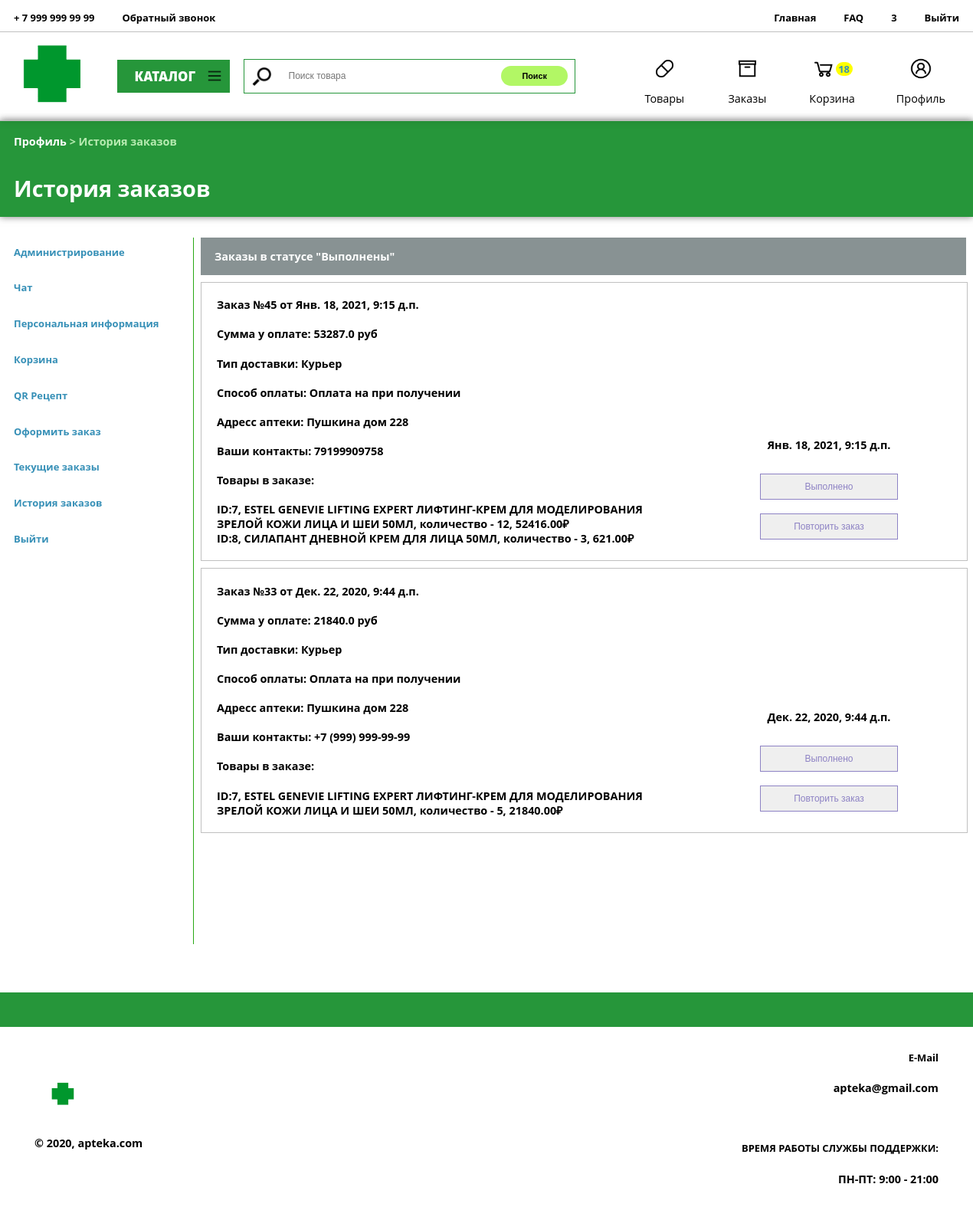
/accounts/profile/curret_history/ (signed in), run on the app's committed database.
### users/models.py (models this page shows, shortened)
class CreateNewOrder(models.Model):
    user = models.CharField(max_length=100, verbose_name='Логин')
    fio = models.CharField(blank=True,max_length=150, verbose_name='Ф.И.О')
    all_product_id_and_count = models.CharField(max_length=1000, verbose_name='Список товаров')
    all_product_id_and_count_dict = models.CharField(max_length=1000, verbose_name='Список товаров dict')
    sum_all = models.FloatField(verbose_name='Общая цена')
    method_of_obtaining = models.CharField(max_length=100, verbose_name='Метод доставки')
    payment_method = models.CharField(max_length=100, verbose_name='Метод оплаты')
    contact = models.CharField(max_length=100, verbose_name='Контакты')
    address = models.CharField(max_length=150, verbose_name='Адресс аптеки')
    date_add_order = models.DateTimeField(auto_now_add=True, verbose_name='Дата оформления')
    status = models.CharField(max_length=200,choices=STATUS_CHOICES, verbose_name='Статус')
    class Meta:
        verbose_name = u"Заказы"
        verbose_name_plural = u"Заказы"

### users/views.py (the view)
# urls.py: path('profile/curret_history/', users_view.curret_history, name='curret_history'),
def curret_history(request, message = ''):
    object_inform = objects_inform(request)
    current_history = CreateNewOrder.objects.all().filter(user = request.user).order_by('-date_add_order').filter(status = 'status_3')
    if len(current_history) == 0:
        message = 'Заказов не найдено'
    return render(request, 'users/current_history.html', {
            'order_in_the_history':current_history,
            'message':message,
            'is_superuser': get_list_display(request),
            'basket':object_inform['count'],
            'categorys': ProductCategory.objects.all(),
            'catalogs': ProductCatalog.objects.all(),
         })

### general_apteka/models.py (called while the page is built)
    def __str__(self):
        return self.catalog

    def __str__(self):
        return self.name

### users/views.py (called while the page is built)
def get_list_display(request):
    list_display = ('fio_klient', 'adres')
    if request.user.is_superuser:
        return True
    return False

def user_is_anonymous(request):
    try:
        if str(request.user) != 'AnonymousUser':
            return request.user
        else:
            return request.COOKIES['csrftoken']
    except:
        pass

def product_price(object, object_user):
    price = 0
    if object.discount != None:
        price = object.discount
        pruduct_count_sum = object_user.count * object.discount
    else:
        price = object.price
        pruduct_count_sum = object_user.count * object.price
    return {'price_product':object.price,'discount_product':object.discount, 'count_product': object_user.count, 'count_summ_product': pruduct_count_sum, }

### users/templates/users/current_history.html (shortened to what this page needs)
{% extends "users/base_lk.html" %}
{% block tree_catalog_tree %}
  <p><a href="{% url 'user:profile' %}" style="color:white;">Профиль </a> > История заказов </p>
{% endblock %}
{% block tree_catalog_name %}
  <h1 style="color: white"> История заказов</h1><p class="count_product_in_category"></p>
{% endblock %}
{% block content %}
<div class="status-box" style="width: 100%;">
<div class="status"><h4 style="margin: 0 20px">Заказы в статусе "Выполнены"</h4></div>
{% for i in order_in_the_history %}
<div class="order">
<div class="order-inform">
<h4>Заказ №{{i.id}} от {{i.date_add_order}}</h4>
<h4>Сумма у оплате: {{i.sum_all}} руб</h4>
<h4>Тип доставки: {{i.method_of_obtaining}}</h4>
<h4>Способ оплаты: {{i.payment_method}}</h4>
<h4>Адресс аптеки: {{i.address}}</h4>
<h4>Ваши контакты: {{i.contact}}</h4>
<h4>Товары в заказе: </h4>
<h4>{{i.all_product_id_and_count|linebreaks }}</h4>
</div>
<div class="order-setting" style="display: flex;justify-content: flex-end;flex-direction: column;align-items: center;min-width: 400px;margin: 20px 0; ">
	<h4>{{i.date_add_order}}</h4>
	<input class="order-button" type="button" name="" value="{% if i.status == 'status_3' %} Выполнено {% endif %}">
	<button class="order_repite order-button" id="{{i.id}}">Повторить заказ</button>
	</div>
</div>
{% endfor %}
</div>
{% endblock %}

### general_apteka/templates/articles/base.html (shortened to what this page needs)
{% load static %}
<!DOCTYPE html>
<html>
<head>
	<link rel="stylesheet" type="text/css" href="{% static 'base.css' %}">
    <link rel="stylesheet" type="text/css" href="{% static 'css/style.css' %}" />
</head>
<body>
	<div class="site-box">
		<header>
			<div class="header-box ">
				<div class="header-left">
					<div class="header-element-box">
						<div class="element-header">
							<a style="color: black;" href='tel:+79999999999' > <h5> + 7 999 999 99 99 </h5> </a>
							<div class="anim-elemenet-header-box">
							</div>
						</div>
						<div class="element-header">
							<a style="color: black;" href="#zatemnenie" > <h5>Обратный звонок</h5> </a>
							<div class="anim-elemenet-header-box">
							</div>
						</div>
					</div>
				</div>
				<div class="header-right">
						<div class="element-header">
							<a href="{% url 'home' %}" style="color: black;"><h5>Главная</h5></a>
							<div class="anim-elemenet-header-box">
							</div>
						</div>
						<div class="element-header">
							<a href="{% url 'user:basket' %}" style="color: black;"><h5>FAQ</h5></a>
							<div class="anim-elemenet-header-box">
							</div>
						</div>
						{% if not user.is_authenticated %}
						<div class="element-header">
							<a href="{% url 'user:register' %}" style="color: black;"><h5>Зарегистрироваться</h5></a>
							<div class="anim-elemenet-header-box">
								<div class="anim-elemenet-header"></div>
							</div>
						</div>
						<div class="element-header">
							<a href="{% url 'user:profile' %}" style="color: black;"><h5>Войти</h5></a>
							<div class="anim-elemenet-header-box">
								<div class="anim-elemenet-header"></div>
							</div>
						</div>
						{% else %}
						<div class="element-header">
							<a href="{% url 'user:profile' %}" style="color: black;"><h5>{{user.username}}</h5></a>
							<div class="anim-elemenet-header-box">
							</div>
						</div>
						<div class="element-header">
							<a href="{% url 'user:logout' %}" style="color: black;"><h5>Выйти</h5></a>
							<div class="anim-elemenet-header-box">
							</div>
						</div>
						{% endif %}
				</div>
			</div>
			<div class="header-search-box">
					<div class="left-search-box">
						<a href="{% url 'home' %}">
							<img src="{% static 'logo.png'%}" height="180px;" width="180px" style="margin-left: -60px" >
						</a>
						<div class="element-category category_btn" style="margin: 0 20px;display: flex;align-items: center;padding: 0 10px;justify-content: space-between;">
							<h3 style="font-weight: 1000;">КАТАЛОГ</h3>
							<img class="burger_rotate" src="{% static 'images/icons8-menu-96.png'%}" height="25px;" width="25px">
						</div>
						<div class="left-search">
							<img src="{% static 'images/loop.png'%}" width="30px" style="margin-top: -3px;margin-right: 10px;">
						  	<form action="{% url 'search_results' %}" method="get" class="search">
						    	<input style="height: 25px;border: 0;padding: 0;padding-left:10px;border-radius: 10px;width: 100%;" name="q" type="text" placeholder=" Поиск товара ">
						    	<button class="submit" style="height:100%;border-radius: 20px;padding:0 20px;background: #b2f765;border:0px;" type="submit">
						    		<h5 style="margin: 0 10px;">Поиск</h5>
						    	</button>
						    </form>
						</div>
					</div>
					<div class="right-search-box">
						<a href="{% url 'products' %}">
							<div class="element-search-box">
								<div style="display: flex;align-items: center;justify-content:center;cursor: pointer;width: 60px" class="atctive_widjet1" >
									<img src="{% static 'images/icons8-pill-96.png'%}" height="35px;" width="35px"></img>
								</div>
						  		<p class="atctive_widjet_text">Товары</p>
							</div>
						</a>
						<a href="{% url 'user:curret_orders' %}">
							<div class="element-search-box">
								<div style="display: flex;align-items: center;justify-content:center;cursor: pointer;width: 60px" class="atctive_widjet" >
									<img src="{% static 'images/icons8-box-96.png'%}" height="35px;" width="35px"></img>
								</div>
					  			<p class="atctive_widjet_text">Заказы</p>
							</div>
						</a>
						<a href="{% url 'user:basket' %}">
							<div class="element-search-box">
								<a style="display: flex;align-items: center;cursor: pointer;width: 60px" class="atctive_widjet">
									<img src="{% static 'basket.png'%}" height="35px;" width="35px">
										<h5 style="background: yellow; padding: 0 4px;border-radius:20px" id="basket">{{basket}}</h5>
								</a>
							<p class="atctive_widjet_text">Корзина</p>
							</div>
						</a>
						<a href="{% url 'user:profile' %}">
							<div class="element-search-box">
								<div style="display: flex;align-items: center;justify-content:center;cursor: pointer;width: 60px" class="atctive_widjet" >
									<img src="{% static 'images/icons8-user-96.png'%}" height="35px;" width="35px"></img>
								</div>
								<p class="atctive_widjet_text">Профиль</p>
							</div>
						</a>
					</div>
			</div>
			<div class="category_box">
			</div>
		</header>
		<content>
			<div class="tree_catalog">
				{% block tree_catalog %}
				{% endblock %}
  			</div>
			<div class="content-box" >
				{% block navbar %}
				{% endblock %}
				<div class="content">
					{% block content %}
					{% endblock %}
				</div>
			</div>
		</content>
		<div class="line" style="height:50px;width: 100%;background: #26963a;;margin-top:70px"></div>
		<footer>
			<div class="footer">
		    	<div class="footer-left">
		    		<div class="logo2">
			          	<a href="{% url 'home' %}"><img style="margin-right: 10px;height:70px;" src="{%static 'logo.png'%}"></a>
			          	<h4>© 2020, apteka.com</h4>
		          	</div>
		        </div>
		        <div class="footer-right">
		            <div class="footer-right-menu-item">
		        		<h5 style="text-align:right">E-Mail</h5>
		          		<h4> apteka@gmail.com</h4>
		      		</div>
		      		<br>
		      		<div class="footer-right-menu-item">
		        		<h5>ВРЕМЯ РАБОТЫ СЛУЖБЫ ПОДДЕРЖКИ:</h5>
		        		<h4>ПН-ПТ: 9:00 - 21:00</h4>
					</div>
		      	</div>
			</div>
		</footer>
	</div>
</body>
</html>

### static/base.css (style rules this page uses)
a { text-decoration: none; color:#3790b7; }
h5 { font-size: 90%; }
button { cursor: pointer; }
@media screen and (max-width: 1400px)and (min-width: 1200px) { html { zoom:90%; } }
body { border: 0; margin: 0; padding: 0; display: flex; align-items: center; flex-direction: column; background: white ; width: 100%; font-family: Open Sans,Arial,sans-serif; }
.element-search-box { color: black; margin: 0 30px; display: flex; align-items: center; justify-content: center; align-items: center; flex-direction: column; }
.atctive_widjet1 { width: 65px; height: 65px; border: 0px; background: transparent; top: 0; right: 0; }
.atctive_widjet { width: 65px; height: 65px; border: 0px; background: transparent; top: 0; right: 0; }
.line { display: flex; align-items: center; }
.site-box { background: white; width: 100%; min-height: 1000px; margin: auto; box-shadow: 0 3px 7px rgba(0,0,0,.5); -webkit-box-shadow: 0 3px 7px rgba(0,0,0,.5); -moz-box-shadow: 0 3px 7px rgba(0,0,0,.5); }
.header-box { border-bottom: 1px solid silver; width: 100%; color: black; display: flex; align-items: center; margin-bottom: 40px; justify-content: space-between; }
.header-left { width: 70%; color: black; height: 100%; display: flex; align-items: center; }
.header-right { height: 100%; display: flex; align-items: center; justify-content: space-between; }
.element-category { height: 100%; background: #26963a;; margin:0; padding: 0; width:252px; margin-left: -1px; margin-top:-1px; }
.element-category h3, .element-category h2 { text-align: center; color:white; margin: 0; padding: 7px; }
.element-category h3 { margin: auto; }
.element-header { color: #3790b7; height: 35px; margin: 0 20px; margin-bottom: 10px; cursor: pointer; }
.element-header h5 { background: transparent; margin: 15px 0 0 0; }
.header-search-box { height: 48px; width: 100%; display: flex; align-items: center; justify-content: center; padding-bottom: 40px; }
.left-search-box { width: 100%; height:100%; padding: 0 20px; display: flex; align-items: center; justify-content: space-between; }
.left-search { max-width: 900px; min-width: 350px; width: 100%; height:100%; border: 1px solid #26963a;; padding: 0 10px; display: flex; align-items: center; justify-content: center; }
.content-box { margin-top:30px; width: 100%; background: white; display: flex; justify-content: space-between; }
.search { width: 100%; height: 60%; max-width: 870px; display: flex; border-radius: 30px; align-items: center; justify-content: space-between; background: white; }
.right-search-box { width: 100%; display: flex; align-items: center; justify-content: flex-end; padding-right: 3 0px; }
.left-search-box, .right-search-box { width: 100%; margin: 10px; }
.header-element-box { display: flex; align-items: center; }
.content { width: 98.5%; margin: 0 auto; height: 100%; min-height: 1000px; display: flex; }
.order-button { width: 200px;margin: 10px 0;padding:10px;border-radius: 0px;border: 2px solid #8d82c4;color:#8d82c4; }
.filter-element h5, { margin: 0 10px 15px 10px; }
.footer { grid-row-start: 2; grid-row-end: 3; display: flex; justify-content: space-between; align-items: center; }
.footer { flex-shrink: 0; padding: 10px 50px 10px 50px; }
.footer-right h4 ,.footer-right h5 { text-align: right; }
.anim-elemenet-header-box { margin-top: 3px; display: flex; align-items: center; justify-content: center; }
.category_btn { cursor: pointer; }
.category_box { box-shadow: 0 0 10px rgba(2, 2, 2, 0.5); width: 100%; height: 400px; background: white; border-top: 1px solid silver; position: absolute; z-index: 50000; display: flex; justify-content: flex-start; }
.category_box { height: 0px; transition: 0.5s; }
.burger_rotate { transition: 0.3s; }
.atctive_widjet_text { margin: 0; }
.bot_inform_catalog h1, .bot_inform_catalog p { margin: 0; margin-right: 20px; }
.top_inform_catalog p { margin: 0; color: #d9ffcdcf; font-weight: 700; }
.tree_catalog { box-shadow: 0 0 10px rgba(2, 2, 2, 0.5); }
.ojidaiyt-box, .odobreno-box, .otozvano-box, .status-box { padding: 0 10px; margin-bottom: 10px; }
.ojidaiyt, .odobreno, .otozvano, .status { width: 100%; background: #889293; color:#fff; height: 55px; display: flex; align-items: center; justify-content: space-between; }
.order { display: flex; justify-content: space-between; width: 98%; padding-left:2%; background: #fff; margin: 10px 0; border:1px solid silver;" }

### users/templates/users/base_lk.html (style rules this page uses)
.content-box { min-height: 1000px; }

### data on the page
CreateNewOrder: id "45", date_add_order "Янв. 18, 2021, 9:15 д.п.", sum_all "53287.0", method_of_obtaining "Курьер", payment_method "Оплата на при получении", address "Пушкина дом 228", contact "79199909758", all_product_id_and_count "ID:7, ESTEL GENEVIE LIFTING EXPERT ЛИФТИНГ-КРЕМ ДЛЯ МОДЕЛИРОВАНИЯ ЗРЕЛОЙ КОЖИ ЛИЦА И ШЕИ 50МЛ, количество - 12, 52416.00₽ ID:8, СИЛАПАНТ ДНЕВНОЙ КРЕМ ДЛЯ ЛИЦА 50МЛ, количество - 3, 621.00₽", status "Выполнено"
CreateNewOrder: id "33", date_add_order "Дек. 22, 2020, 9:44 д.п.", sum_all "21840.0", method_of_obtaining "Курьер", payment_method "Оплата на при получении", address "Пушкина дом 228", contact "+7 (999) 999-99-99", all_product_id_and_count "ID:7, ESTEL GENEVIE LIFTING EXPERT ЛИФТИНГ-КРЕМ ДЛЯ МОДЕЛИРОВАНИЯ ЗРЕЛОЙ КОЖИ ЛИЦА И ШЕИ 50МЛ, количество - 5, 21840.00₽", status "Выполнено"

### other printed values
{{ user.username }} "3"
{{ basket }} "18"
